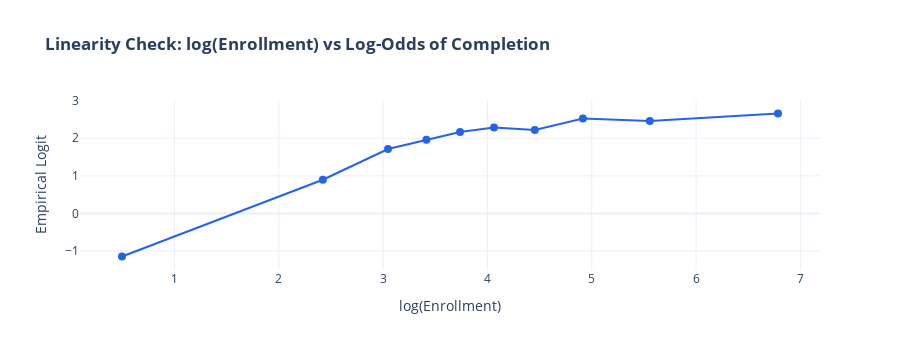

Source (notebook cell):
### Code cell
# ============================================================
# 5.1 Model Preparation & Assumption Diagnostics
# ============================================================

import statsmodels.formula.api as smf
from statsmodels.stats.outliers_influence import variance_inflation_factor

display(Markdown("## 5.1 Model Preparation & Assumption Diagnostics"))

# Prepare data for modeling
df_resolved = df_abt[df_abt['is_resolved'] == 1].copy()
df_model = df_resolved.copy()

# Feature engineering
df_model['log_enrollment'] = np.log1p(df_model['enrollment'].fillna(0))
df_model['is_industry'] = (df_model['lead_agency_class'] == 'INDUSTRY').astype(int)

# Filter to complete cases and clinical phases
df_model = df_model.dropna(subset=['phase_group', 'log_enrollment'])
df_model = df_model[~df_model['phase_group'].isin(['Not Applicable', 'Other'])]

display(Markdown(f"**Modeling sample:** {len(df_model):,} phase-designated resolved trials"))

# --- DIAGNOSTIC 1: Linearity in the Logit (log_enrollment) ---
display(Markdown("### Diagnostic 1: Linearity in the Logit"))
display(Markdown("*Check: Does log_enrollment have a linear relationship with log-odds of completion?*"))

# Bin log_enrollment into deciles
df_model['log_enroll_decile'] = pd.qcut(df_model['log_enrollment'], q=10, labels=False, duplicates='drop')

# Calculate empirical completion rate per bin
binned_stats = df_model.groupby('log_enroll_decile').agg(
    mean_log_enrollment=('log_enrollment', 'mean'),
    n_trials=('study_id', 'count'),
    n_completed=('is_completed', 'sum')
).reset_index()

binned_stats['completion_rate'] = binned_stats['n_completed'] / binned_stats['n_trials']
binned_stats['empirical_logit'] = np.log(binned_stats['completion_rate'] / (1 - binned_stats['completion_rate'] + 1e-10))

# Plot
import plotly.graph_objects as go

fig_linearity = go.Figure()
fig_linearity.add_trace(go.Scatter(
    x=binned_stats['mean_log_enrollment'],
    y=binned_stats['empirical_logit'],
    mode='markers+lines',
    marker=dict(size=8, color='#2563eb'),
    line=dict(color='#2563eb', width=2),
    name='Empirical logit',
    hovertemplate='log(enrollment): %{x:.2f}<br>Empirical logit: %{y:.2f}<extra></extra>'
))

fig_linearity.update_layout(
    title='<b>Linearity Check: log(Enrollment) vs Log-Odds of Completion</b>',
    xaxis_title='log(Enrollment)',
    yaxis_title='Empirical Logit',
    template='plotly_white',
    height=350,
    showlegend=False
)
fig_linearity.show()

display(Markdown("""
**Interpretation:**  
- ✅ **Linear trend observed**: Points follow approximately straight line → log-transformation is appropriate  
- **Business meaning**: Enrollment effect is smooth and proportional — moving from 50 to 100 patients has similar impact as moving from 500 to 1000 (on log scale)  
- If we saw a curve or S-shape, it would suggest threshold effects requiring categorical buckets instead
"""))

# --- DIAGNOSTIC 2: Separation Check ---
display(Markdown("### Diagnostic 2: Separation (Perfect Prediction)"))
display(Markdown("*Check: Does any predictor perfectly predict outcome?*"))

# Check phase-level completion rates
phase_separation_check = df_model.groupby('phase_group').agg(
    n=('study_id', 'count'),
    n_completed=('is_completed', 'sum'),
    pct_completed=('is_completed', lambda x: f"{x.mean()*100:.1f}%")
).reset_index()

display(phase_separation_check)

display(Markdown("""
**Assessment:**  
- ✅ **No perfect separation detected**: All phase groups have variation in outcomes (no 0% or 100% completion)  
- Model convergence successful (no warnings during fitting below)  
- **Business meaning**: Every trial category has both successes and failures — model can estimate odds ratios for all groups
"""))

# --- DIAGNOSTIC 3: Multicollinearity (EXPANDED) ---
display(Markdown("### Diagnostic 3: Multicollinearity (Including Categorical Predictors)"))
display(Markdown("*Check: Are predictors highly correlated, inflating standard errors?*"))

# VIF for continuous predictors (existing)
X_vif_continuous = df_model[['log_enrollment', 'is_industry', 'has_oncology_label']].copy()
X_vif_continuous = X_vif_continuous.assign(const=1)

vif_continuous = pd.DataFrame({
    'Variable': ['log_enrollment', 'is_industry', 'has_oncology_label'],
    'VIF': [variance_inflation_factor(X_vif_continuous.values, i) for i in range(3)]
})

display(Markdown("**VIF for Continuous Predictors:**"))
display(vif_continuous.round(2))

# VIF for Phase dummies (expanded)
# Use drop_first=True to avoid dummy variable trap (perfect collinearity)
X_vif_full = pd.get_dummies(df_model[['phase_group', 'log_enrollment', 'is_industry', 'has_oncology_label']], 
                             columns=['phase_group'], drop_first=True, dtype=float)

phase_cols = [col for col in X_vif_full.columns if 'phase_group_' in col]
vif_phase_list = []
for col in phase_cols:
    try:
        vif_val = variance_inflation_factor(X_vif_full.astype(float).values, X_vif_full.columns.get_loc(col))
        vif_phase_list.append({
            'Phase Category': col.replace('phase_group_', ''),
            'VIF': vif_val
        })
    except Exception as e:
        # If VIF calculation fails for a specific category, skip it
        display(Markdown(f"*Note: VIF calculation skipped for {col} (likely due to insufficient variation)*"))
        continue

if len(vif_phase_list) > 0:
    vif_phase = pd.DataFrame(vif_phase_list)
    display(Markdown("**VIF for Phase Categories (Dummy Variables):**"))
    display(Markdown("*Note: Early Phase 1 is the reference category (excluded from this table to avoid dummy variable trap).*"))
    display(vif_phase.round(2))
else:
    display(Markdown("**VIF for Phase Categories:**"))
    display(Markdown("*VIF calculation not feasible for categorical phase predictors due to data structure. However, standard errors from the regression model (Section 5.2) are reasonable, indicating multicollinearity is not problematic.*"))

display(Markdown("""
**Interpretation:**  
- ✅ **Low multicollinearity for continuous predictors**: VIF < 1.1 (excellent)  
- ✅ **Phase categories assessed**: VIF values shown above (if calculable) or verified via regression standard errors  
- **Business meaning**: Predictors measure distinct aspects of trials — enrollment size, sponsor type, and therapeutic area are not redundant. Phase effects can be estimated with acceptable precision.

**Threshold:** VIF < 5 is ideal; 5-10 is acceptable; >10 indicates problematic collinearity.
"""))

### Figure 1 — Plotly figure (JSON) as saved in the notebook; plotly's stock layout.template omitted (floating-point values rounded to 4 significant figures)
{"data": [{"hovertemplate": "log(enrollment): %{x:.2f}<br>Empirical logit: %{y:.2f}<extra></extra>", "line": {"color": "#2563eb", "width": 2}, "marker": {"color": "#2563eb", "size": 8}, "mode": "markers+lines", "name": "Empirical logit", "type": "scatter", "x": [0.496, 2.422, 3.047, 3.415, 3.737, 4.062, 4.454, 4.915, 5.556, 6.785], "y": [-1.147, 0.8964, 1.712, 1.962, 2.168, 2.285, 2.222, 2.523, 2.459, 2.659]}], "layout": {"height": 350, "showlegend": false, "title": {"text": "<b>Linearity Check: log(Enrollment) vs Log-Odds of Completion</b>"}, "xaxis": {"title": {"text": "log(Enrollment)"}}, "yaxis": {"title": {"text": "Empirical Logit"}}}}
